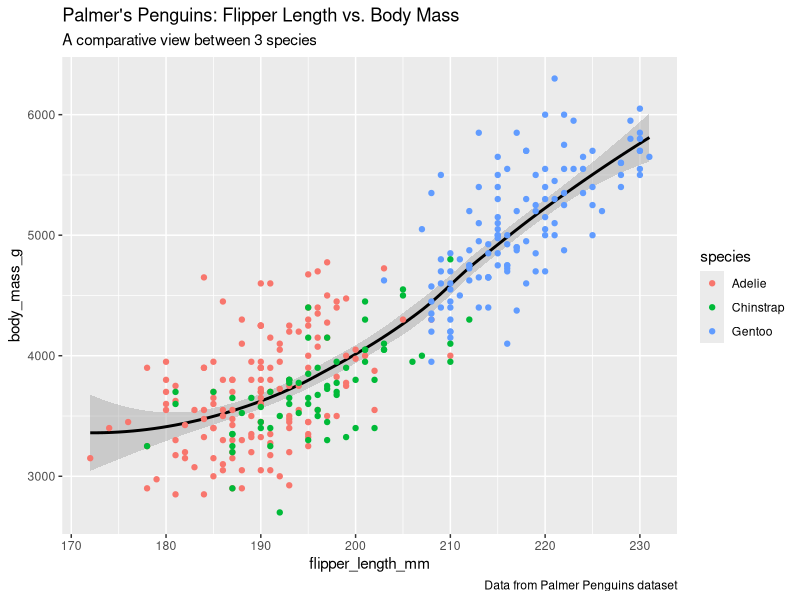

Reproduce this figure in R.
## ---- chunk 1
library(tidyverse)
library(ggplot2)
library(palmerpenguins)
## ---- chunk 2
ggplot(data=penguins) +
  geom_smooth(mapping=aes(x=flipper_length_mm, y=body_mass_g), color="black") +
  geom_point(mapping=aes(x=flipper_length_mm, y=body_mass_g, color=species)) +
  labs(title="Palmer's Penguins: Flipper Length vs. Body Mass", 
       subtitle="A comparative view between 3 species",
       caption="Data from Palmer Penguins dataset")
